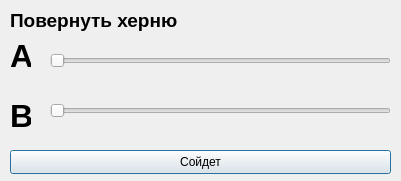
<?xml version="1.0" encoding="UTF-8"?>
<ui version="4.0">
 <class>RotateTestDialogClass</class>
 <widget class="QDialog" name="RotateTestDialogClass">
  <property name="geometry">
   <rect>
    <x>0</x>
    <y>0</y>
    <width>401</width>
    <height>181</height>
   </rect>
  </property>
  <property name="windowTitle">
   <string>RotateTestDialog</string>
  </property>
  <widget class="QLabel" name="label">
   <property name="geometry">
    <rect>
     <x>10</x>
     <y>10</y>
     <width>291</width>
     <height>21</height>
    </rect>
   </property>
   <property name="font">
    <font>
     <family>Tahoma</family>
     <pointsize>14</pointsize>
     <bold>true</bold>
    </font>
   </property>
   <property name="text">
    <string>Повернуть херню</string>
   </property>
  </widget>
  <widget class="QLabel" name="label_2">
   <property name="geometry">
    <rect>
     <x>10</x>
     <y>30</y>
     <width>21</width>
     <height>51</height>
    </rect>
   </property>
   <property name="font">
    <font>
     <family>Tahoma</family>
     <pointsize>24</pointsize>
     <bold>true</bold>
    </font>
   </property>
   <property name="text">
    <string>A</string>
   </property>
  </widget>
  <widget class="QLabel" name="label_3">
   <property name="geometry">
    <rect>
     <x>10</x>
     <y>90</y>
     <width>21</width>
     <height>51</height>
    </rect>
   </property>
   <property name="font">
    <font>
     <family>Tahoma</family>
     <pointsize>24</pointsize>
     <bold>true</bold>
    </font>
   </property>
   <property name="text">
    <string>B</string>
   </property>
  </widget>
  <widget class="QPushButton" name="acceptButton">
   <property name="geometry">
    <rect>
     <x>10</x>
     <y>150</y>
     <width>381</width>
     <height>24</height>
    </rect>
   </property>
   <property name="text">
    <string>Сойдет</string>
   </property>
  </widget>
  <widget class="QSlider" name="aRotSlider">
   <property name="geometry">
    <rect>
     <x>50</x>
     <y>50</y>
     <width>341</width>
     <height>22</height>
    </rect>
   </property>
   <property name="maximum">
    <number>120</number>
   </property>
   <property name="orientation">
    <enum>Qt::Horizontal</enum>
   </property>
  </widget>
  <widget class="QSlider" name="bRotSlider">
   <property name="geometry">
    <rect>
     <x>50</x>
     <y>100</y>
     <width>341</width>
     <height>22</height>
    </rect>
   </property>
   <property name="orientation">
    <enum>Qt::Horizontal</enum>
   </property>
  </widget>
 </widget>
 <layoutdefault spacing="6" margin="11"/>
 <resources/>
 <connections/>
</ui>
